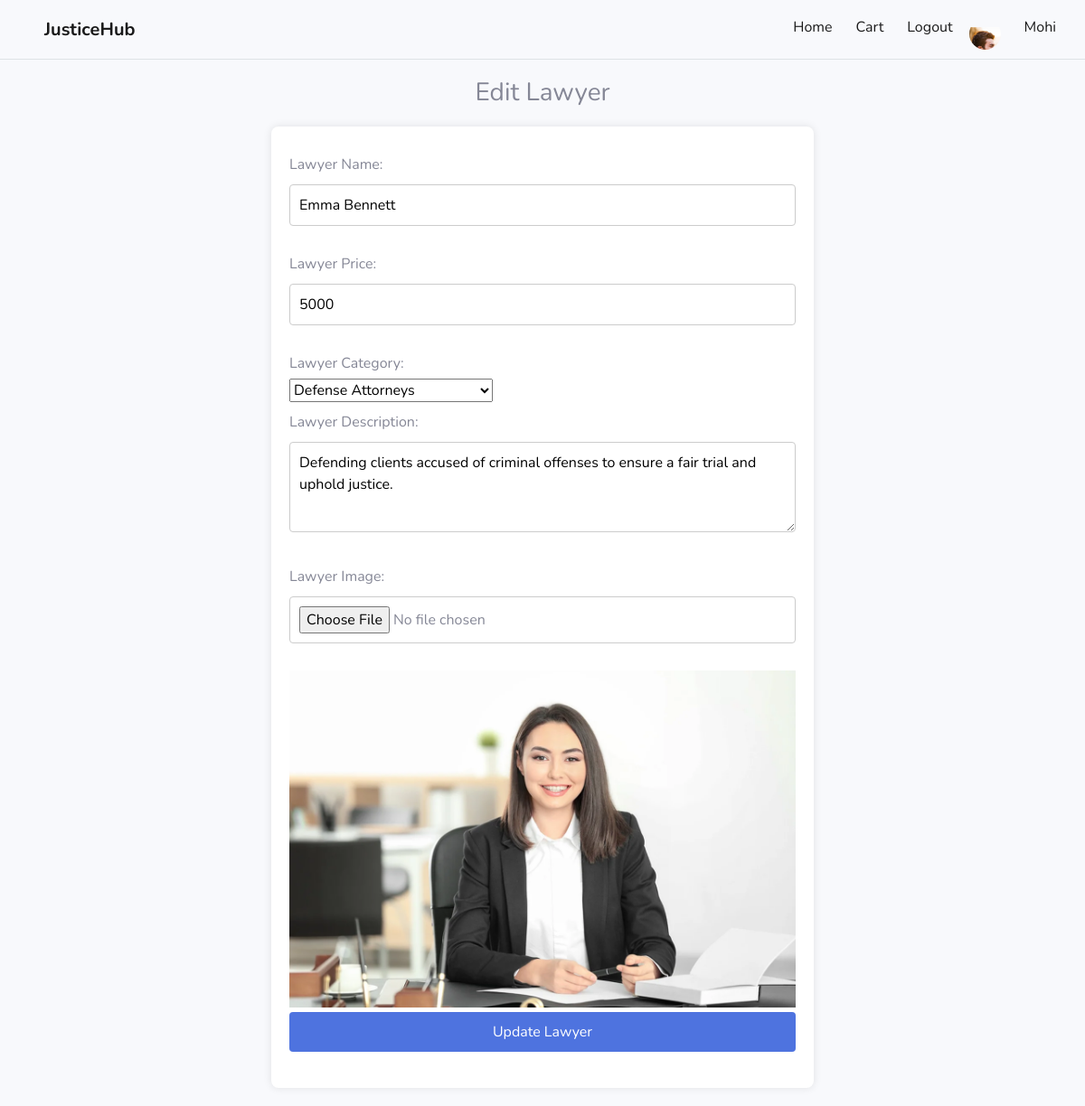
Screenshot of /Dashboard/edit.php?pid=1 (signed in) with the database file from the repository.
### tables this page shows
CREATE TABLE `ecomm_lawyers` (
  `pid` int(11) NOT NULL,
  `pname` varchar(255) DEFAULT NULL,
  `pprice` int(11) DEFAULT NULL,
  `pimg` varchar(255) DEFAULT NULL,
  `pdes` varchar(255) DEFAULT NULL,
  `pcategory` int(11) DEFAULT NULL
);

### Dashboard/edit.php (the view, shortened to what this page needs)
<?php
include 'conn.php';
if (isset($_GET['pid'])) {
    $pid = $_GET['pid'];
    $sql = "SELECT * FROM ecomm_lawyers WHERE pid = $pid";
    $result = mysqli_query($conn, $sql);
    if ($row = mysqli_fetch_assoc($result)) {
        $pname = $row['pname'];
        $pprice = $row['pprice'];
        $pcategory = $row['pcategory'];
        $pdes = $row['pdes'];
        $pimg = $row['pimg'];
    }
}
?>
<!DOCTYPE html>
<html lang="en">
<head>
    <link href="vendor/fontawesome-free/css/all.min.css" rel="stylesheet" type="text/css">
    <link href="css/sb-admin-2.min.css" rel="stylesheet">
</head>
<body>
    <?php include 'nav.php'; ?>
    <h3>Edit Lawyer</h3>
    <form method="post" enctype="multipart/form-data">
        <label for="pname">Lawyer Name:</label>
        <input type="text" name="pname" value="<?php echo $pname; ?>" required>
        <label for="pprice">Lawyer Price:</label>
        <input type="text" name="pprice" value="<?php echo $pprice; ?>" required>
        <label for="pcategory">Lawyer Category:</label>
        <select name="pcategory" required>
            <?php
            $cat_sql = "SELECT * FROM ecomm_categories";
            $cat_result = mysqli_query($conn, $cat_sql);
            while ($cat_row = mysqli_fetch_assoc($cat_result)) {
                $selected = ($cat_row['cid'] == $pcategory) ? 'selected' : '';
                echo "<option value='{$cat_row['cid']}' $selected>{$cat_row['cname']}</option>";
            }
            ?>
        </select>
        <label for="pdes">Lawyer Description:</label>
        <textarea name="pdes" required><?php echo $pdes; ?></textarea>
        <label for="pimg">Lawyer Image:</label>
        <input type="file" name="pimg">
        <img src="uploads/lawyers/<?php echo $pimg; ?>" alt="<?php echo $pname; ?>">
        <input type="submit" name="update" value="Update Lawyer">
    </form>
</body>
</html>

### Dashboard/edit.php (style rules this page uses)
body { font-family: 'Nunito', sans-serif; background-color: #f8f9fc; margin: 0; padding: 0; }
h3 { text-align: center; margin-top: 20px; }
form { width: 50%; margin: 20px auto; background-color: #fff; padding: 20px; border-radius: 8px; box-shadow: 0 0 10px rgba(0, 0, 0, 0.1); }
label { display: block; margin: 10px 0 5px; }
input[type="text"], textarea, input[type="file"], input[type="submit"] { width: 100%; padding: 10px; margin: 5px 0 20px; border: 1px solid #ccc; border-radius: 4px; }
textarea { resize: vertical; min-height: 100px; }
input[type="submit"] { background-color: #4e73df; color: #fff; border: none; cursor: pointer; font-size: 16px; }
img { max-width: 100%; height: auto; margin-top: 10px; }

### rows the page displays
ecomm_lawyers: pname "Emma Bennett", pprice "5000", pdes "Defending clients accused of criminal offenses to ensure a fair trial and uphold justice.", pimg (picture)

### other values shown
$_SESSION['name'] "Mohi"
form field pcategory "Defense Attorneys"
